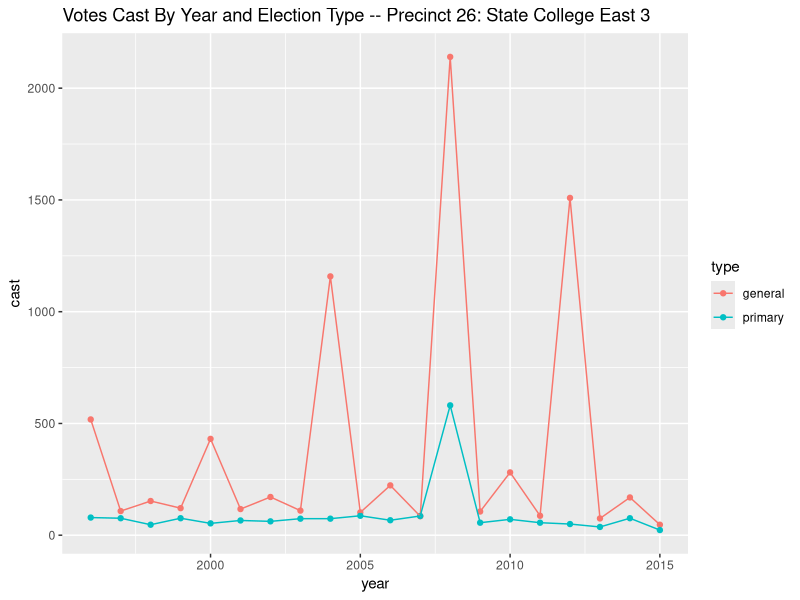
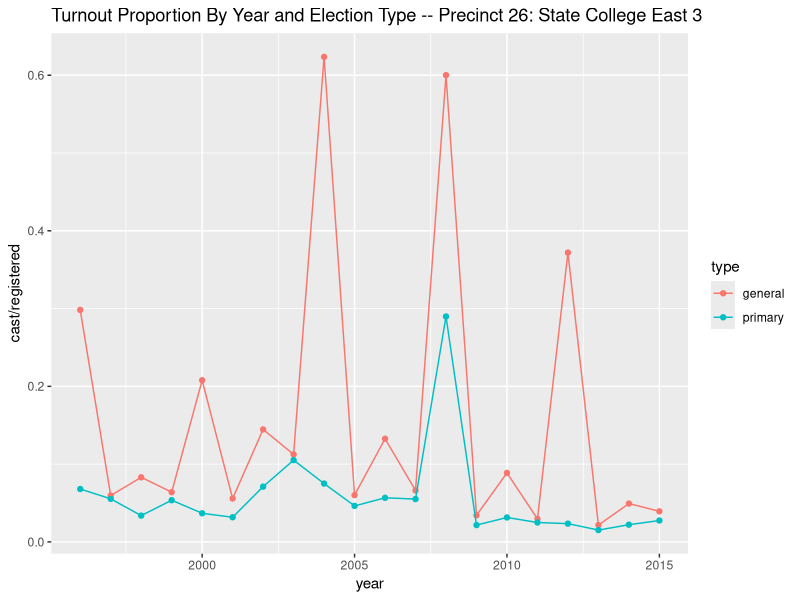
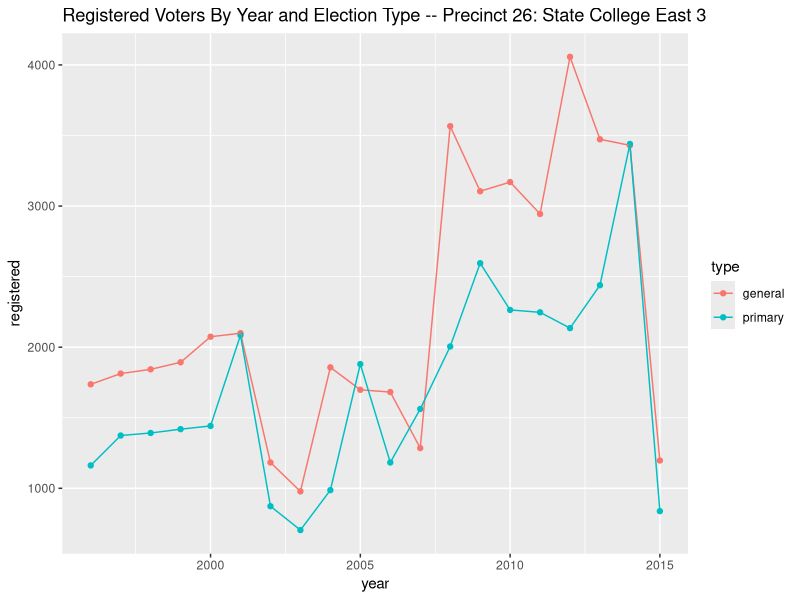
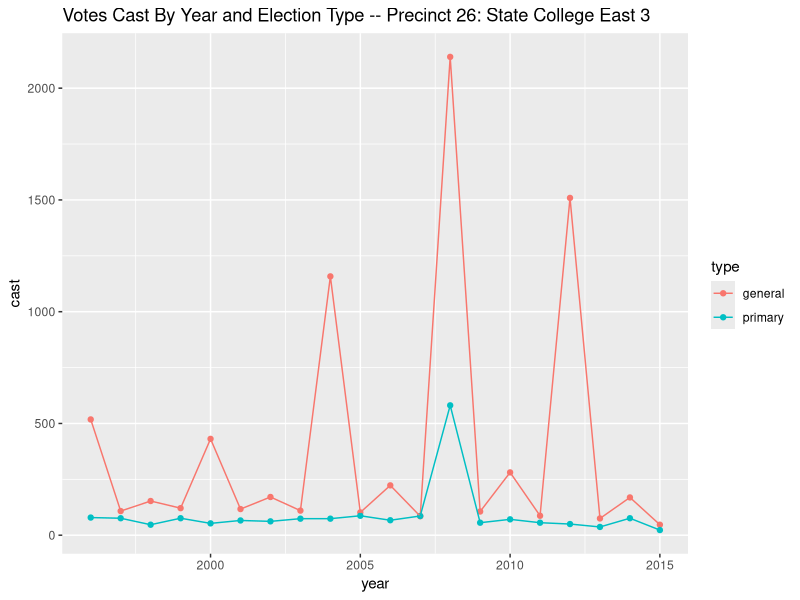
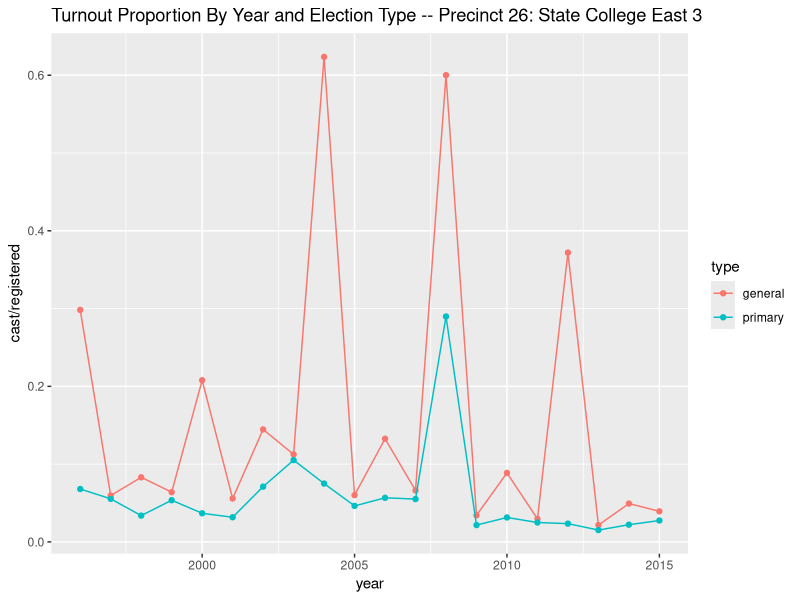
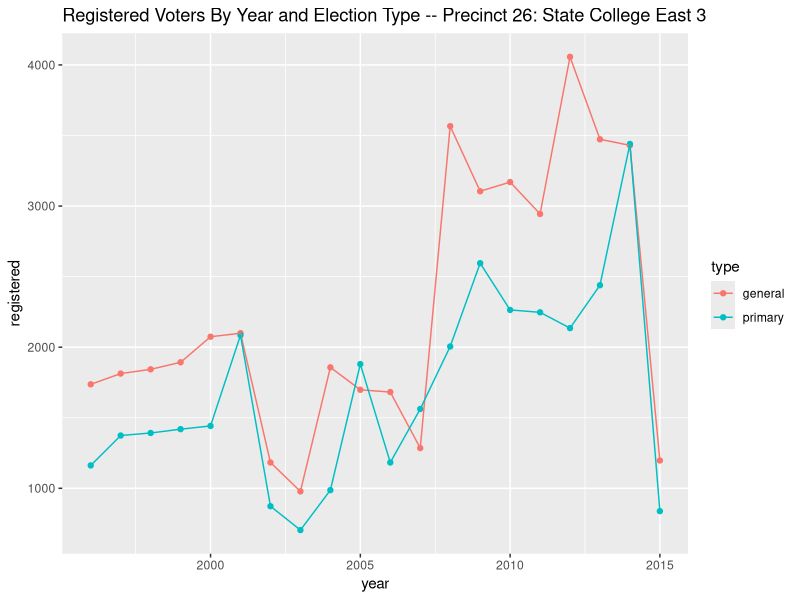

Write R code to recreate these figures, in order.
## ---- chunk 1
knitr::opts_chunk$set(echo = TRUE)
precinct.26 = read.csv("state-college-east-3-precinct-26.csv", header=TRUE)
library(ggplot2)
## ---- chunk 2
p1 = qplot( x=year, y=cast, 
            data=precinct.26, 
            color=type, 
            geom=c("point", "line")
            ) + labs(title="Votes Cast By Year and Election Type -- Precinct 26: State College East 3")
ggsave(filename="votes-cast.png", plot=p1)
p1
## ---- chunk 3
p2 = qplot( x=year, y=cast/registered, 
              data=precinct.26, 
              color=type, 
              geom=c("point", "line")
) + labs(title="Turnout Proportion By Year and Election Type -- Precinct 26: State College East 3")
ggsave(filename="turnout-p.png", plot=p2)
p2
## ---- chunk 4
p3 = qplot( x=year, y=registered, 
            data=precinct.26, 
            color=type, 
            geom=c("point", "line")
) + labs(title="Registered Voters By Year and Election Type -- Precinct 26: State College East 3")
ggsave(filename="registered.png", plot=p3)
p3
